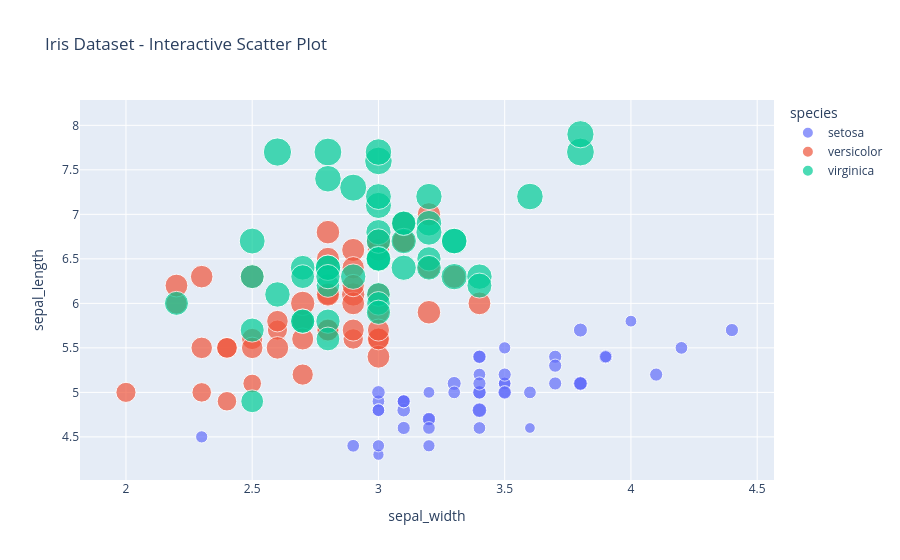
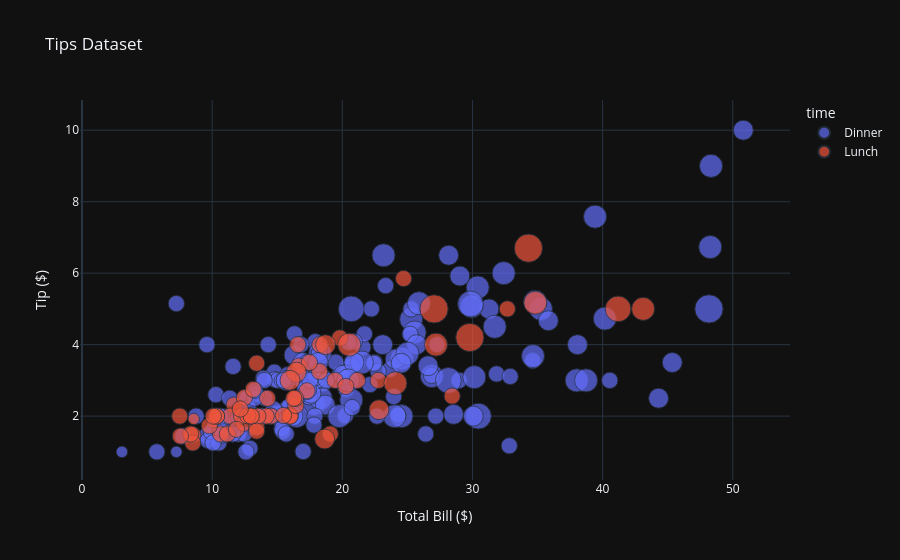

Notebook cell for these charts, in order:
### Markdown cell above
### 3.1 Interactive Scatter Plot

**Syntax:**
- `px.scatter(df, x='col1', y='col2')` - Create interactive scatter plot

**Common Parameters:**
- `color='category'` - Color points by category
- `size='value'` - Size points by value
- `hover_data=['col1', 'col2']` - Show extra info on hover
- `title='Title'` - Set plot title

### Code cell
# Load sample data
iris = px.data.iris()

# Basic Interactive Scatter
fig = px.scatter(iris, x='sepal_width', y='sepal_length', 
                 color='species', 
                 size='petal_length',
                 hover_data=['petal_width'],
                 title='Iris Dataset - Interactive Scatter Plot')
fig.show()

# Scatter with custom styling
tips_df = px.data.tips()
fig = px.scatter(tips_df, x='total_bill', y='tip', 
                 color='time', size='size',
                 title='Tips Dataset',
                 labels={'total_bill': 'Total Bill ($)', 'tip': 'Tip ($)'}, # Replace total_bill and tip with replaced string everywhere in the graph
                 template='plotly_dark')  # Dark theme
fig.show()

### Figure 1 — Plotly figure (JSON) as saved in the notebook; plotly's stock layout.template omitted (floating-point values rounded to 4 significant figures)
{"data": [{"customdata": [[0.2], [0.2], [0.2], [0.2], [0.2], [0.4], [0.3], [0.2], [0.2], [0.1], [0.2], [0.2], [0.1], [0.1], [0.2], [0.4], [0.4], [0.3], [0.3], [0.3], [0.2], [0.4], [0.2], [0.5], [0.2], [0.2], [0.4], [0.2], [0.2], [0.2], [0.2], [0.4], [0.1], [0.2], [0.1], [0.2], [0.2], [0.1], [0.2], [0.2], [0.3], [0.3], [0.2], [0.6], [0.4], [0.3], [0.2], [0.2], [0.2], [0.2]], "hovertemplate": "species=setosa<br>sepal_width=%{x}<br>sepal_length=%{y}<br>petal_length=%{marker.size}<br>petal_width=%{customdata[0]}<extra></extra>", "legendgroup": "setosa", "marker": {"color": "#636efa", "size": [1.4, 1.4, 1.3, 1.5, 1.4, 1.7, 1.4, 1.5, 1.4, 1.5, 1.5, 1.6, 1.4, 1.1, 1.2, 1.5, 1.3, 1.4, 1.7, 1.5, 1.7, 1.5, 1.0, 1.7, 1.9, 1.6, 1.6, 1.5, 1.4, 1.6, 1.6, 1.5, 1.5, 1.4, 1.5, 1.2, 1.3, 1.5, 1.3, 1.5, 1.3, 1.3, 1.3, 1.6, 1.9, 1.4, 1.6, 1.4, 1.5, 1.4], "sizemode": "area", "sizeref": 0.01725, "symbol": "circle"}, "mode": "markers", "name": "setosa", "orientation": "v", "showlegend": true, "type": "scatter", "x": [3.5, 3.0, 3.2, 3.1, 3.6, 3.9, 3.4, 3.4, 2.9, 3.1, 3.7, 3.4, 3.0, 3.0, 4.0, 4.4, 3.9, 3.5, 3.8, 3.8, 3.4, 3.7, 3.6, 3.3, 3.4, 3.0, 3.4, 3.5, 3.4, 3.2, 3.1, 3.4, 4.1, 4.2, 3.1, 3.2, 3.5, 3.1, 3.0, 3.4, 3.5, 2.3, 3.2, 3.5, 3.8, 3.0, 3.8, 3.2, 3.7, 3.3], "xaxis": "x", "y": [5.1, 4.9, 4.7, 4.6, 5.0, 5.4, 4.6, 5.0, 4.4, 4.9, 5.4, 4.8, 4.8, 4.3, 5.8, 5.7, 5.4, 5.1, 5.7, 5.1, 5.4, 5.1, 4.6, 5.1, 4.8, 5.0, 5.0, 5.2, 5.2, 4.7, 4.8, 5.4, 5.2, 5.5, 4.9, 5.0, 5.5, 4.9, 4.4, 5.1, 5.0, 4.5, 4.4, 5.0, 5.1, 4.8, 5.1, 4.6, 5.3, 5.0], "yaxis": "y"}, {"customdata": [[1.4], [1.5], [1.5], [1.3], [1.5], [1.3], [1.6], [1.0], [1.3], [1.4], [1.0], [1.5], [1.0], [1.4], [1.3], [1.4], [1.5], [1.0], [1.5], [1.1], [1.8], [1.3], [1.5], [1.2], [1.3], [1.4], [1.4], [1.7], [1.5], [1.0], [1.1], [1.0], [1.2], [1.6], [1.5], [1.6], [1.5], [1.3], [1.3], [1.3], [1.2], [1.4], [1.2], [1.0], [1.3], [1.2], [1.3], [1.3], [1.1], [1.3]], "hovertemplate": "species=versicolor<br>sepal_width=%{x}<br>sepal_length=%{y}<br>petal_length=%{marker.size}<br>petal_width=%{customdata[0]}<extra></extra>", "legendgroup": "versicolor", "marker": {"color": "#EF553B", "size": [4.7, 4.5, 4.9, 4.0, 4.6, 4.5, 4.7, 3.3, 4.6, 3.9, 3.5, 4.2, 4.0, 4.7, 3.6, 4.4, 4.5, 4.1, 4.5, 3.9, 4.8, 4.0, 4.9, 4.7, 4.3, 4.4, 4.8, 5.0, 4.5, 3.5, 3.8, 3.7, 3.9, 5.1, 4.5, 4.5, 4.7, 4.4, 4.1, 4.0, 4.4, 4.6, 4.0, 3.3, 4.2, 4.2, 4.2, 4.3, 3.0, 4.1], "sizemode": "area", "sizeref": 0.01725, "symbol": "circle"}, "mode": "markers", "name": "versicolor", "orientation": "v", "showlegend": true, "type": "scatter", "x": [3.2, 3.2, 3.1, 2.3, 2.8, 2.8, 3.3, 2.4, 2.9, 2.7, 2.0, 3.0, 2.2, 2.9, 2.9, 3.1, 3.0, 2.7, 2.2, 2.5, 3.2, 2.8, 2.5, 2.8, 2.9, 3.0, 2.8, 3.0, 2.9, 2.6, 2.4, 2.4, 2.7, 2.7, 3.0, 3.4, 3.1, 2.3, 3.0, 2.5, 2.6, 3.0, 2.6, 2.3, 2.7, 3.0, 2.9, 2.9, 2.5, 2.8], "xaxis": "x", "y": [7.0, 6.4, 6.9, 5.5, 6.5, 5.7, 6.3, 4.9, 6.6, 5.2, 5.0, 5.9, 6.0, 6.1, 5.6, 6.7, 5.6, 5.8, 6.2, 5.6, 5.9, 6.1, 6.3, 6.1, 6.4, 6.6, 6.8, 6.7, 6.0, 5.7, 5.5, 5.5, 5.8, 6.0, 5.4, 6.0, 6.7, 6.3, 5.6, 5.5, 5.5, 6.1, 5.8, 5.0, 5.6, 5.7, 5.7, 6.2, 5.1, 5.7], "yaxis": "y"}, {"customdata": [[2.5], [1.9], [2.1], [1.8], [2.2], [2.1], [1.7], [1.8], [1.8], [2.5], [2.0], [1.9], [2.1], [2.0], [2.4], [2.3], [1.8], [2.2], [2.3], [1.5], [2.3], [2.0], [2.0], [1.8], [2.1], [1.8], [1.8], [1.8], [2.1], [1.6], [1.9], [2.0], [2.2], [1.5], [1.4], [2.3], [2.4], [1.8], [1.8], [2.1], [2.4], [2.3], [1.9], [2.3], [2.5], [2.3], [1.9], [2.0], [2.3], [1.8]], "hovertemplate": "species=virginica<br>sepal_width=%{x}<br>sepal_length=%{y}<br>petal_length=%{marker.size}<br>petal_width=%{customdata[0]}<extra></extra>", "legendgroup": "virginica", "marker": {"color": "#00cc96", "size": [6.0, 5.1, 5.9, 5.6, 5.8, 6.6, 4.5, 6.3, 5.8, 6.1, 5.1, 5.3, 5.5, 5.0, 5.1, 5.3, 5.5, 6.7, 6.9, 5.0, 5.7, 4.9, 6.7, 4.9, 5.7, 6.0, 4.8, 4.9, 5.6, 5.8, 6.1, 6.4, 5.6, 5.1, 5.6, 6.1, 5.6, 5.5, 4.8, 5.4, 5.6, 5.1, 5.1, 5.9, 5.7, 5.2, 5.0, 5.2, 5.4, 5.1], "sizemode": "area", "sizeref": 0.01725, "symbol": "circle"}, "mode": "markers", "name": "virginica", "orientation": "v", "showlegend": true, "type": "scatter", "x": [3.3, 2.7, 3.0, 2.9, 3.0, 3.0, 2.5, 2.9, 2.5, 3.6, 3.2, 2.7, 3.0, 2.5, 2.8, 3.2, 3.0, 3.8, 2.6, 2.2, 3.2, 2.8, 2.8, 2.7, 3.3, 3.2, 2.8, 3.0, 2.8, 3.0, 2.8, 3.8, 2.8, 2.8, 2.6, 3.0, 3.4, 3.1, 3.0, 3.1, 3.1, 3.1, 2.7, 3.2, 3.3, 3.0, 2.5, 3.0, 3.4, 3.0], "xaxis": "x", "y": [6.3, 5.8, 7.1, 6.3, 6.5, 7.6, 4.9, 7.3, 6.7, 7.2, 6.5, 6.4, 6.8, 5.7, 5.8, 6.4, 6.5, 7.7, 7.7, 6.0, 6.9, 5.6, 7.7, 6.3, 6.7, 7.2, 6.2, 6.1, 6.4, 7.2, 7.4, 7.9, 6.4, 6.3, 6.1, 7.7, 6.3, 6.4, 6.0, 6.9, 6.7, 6.9, 5.8, 6.8, 6.7, 6.7, 6.3, 6.5, 6.2, 5.9], "yaxis": "y"}], "layout": {"legend": {"itemsizing": "constant", "title": {"text": "species"}, "tracegroupgap": 0}, "title": {"text": "Iris Dataset - Interactive Scatter Plot"}, "xaxis": {"anchor": "y", "domain": [0, 1], "title": {"text": "sepal_width"}}, "yaxis": {"anchor": "x", "domain": [0, 1], "title": {"text": "sepal_length"}}}}

### Figure 2 — Plotly figure (JSON) as saved in the notebook; plotly's stock layout.template omitted (floating-point values rounded to 4 significant figures; data arrays with more than 128 entries replaced by an {"elided": "..."} marker saying what was removed)
{"data": [{"hovertemplate": "time=Dinner<br>Total Bill ($)=%{x}<br>Tip ($)=%{y}<br>size=%{marker.size}<extra></extra>", "legendgroup": "Dinner", "marker": {"color": "#636efa", "size": {"elided": "176 int values"}, "sizemode": "area", "sizeref": 0.015, "symbol": "circle"}, "mode": "markers", "name": "Dinner", "orientation": "v", "showlegend": true, "type": "scatter", "x": {"elided": "176 float values"}, "xaxis": "x", "y": {"elided": "176 float values"}, "yaxis": "y"}, {"hovertemplate": "time=Lunch<br>Total Bill ($)=%{x}<br>Tip ($)=%{y}<br>size=%{marker.size}<extra></extra>", "legendgroup": "Lunch", "marker": {"color": "#EF553B", "size": [4, 2, 2, 2, 2, 1, 2, 2, 4, 2, 2, 2, 2, 2, 2, 4, 2, 2, 2, 2, 2, 6, 2, 2, 2, 3, 2, 2, 2, 2, 2, 2, 2, 2, 2, 2, 2, 6, 5, 6, 2, 2, 3, 2, 2, 2, 2, 2, 2, 2, 2, 2, 4, 2, 2, 3, 2, 2, 2, 4, 3, 2, 2, 1, 3, 2, 2, 2], "sizemode": "area", "sizeref": 0.015, "symbol": "circle"}, "mode": "markers", "name": "Lunch", "orientation": "v", "showlegend": true, "type": "scatter", "x": [27.2, 22.76, 17.29, 19.44, 16.66, 10.07, 32.68, 15.98, 34.83, 13.03, 18.28, 24.71, 21.16, 10.65, 12.43, 24.08, 11.69, 13.42, 14.26, 15.95, 12.48, 29.8, 8.52, 14.52, 11.38, 22.82, 19.08, 20.27, 11.17, 12.26, 18.26, 8.51, 10.33, 14.15, 16.0, 13.16, 17.47, 34.3, 41.19, 27.05, 16.43, 8.35, 18.64, 11.87, 9.78, 7.51, 19.81, 28.44, 15.48, 16.58, 7.56, 10.34, 43.11, 13.0, 13.51, 18.71, 12.74, 13.0, 16.4, 20.53, 16.47, 12.16, 13.42, 8.58, 15.98, 13.42, 16.27, 10.09], "xaxis": "x", "y": [4.0, 3.0, 2.71, 3.0, 3.4, 1.83, 5.0, 2.03, 5.17, 2.0, 4.0, 5.85, 3.0, 1.5, 1.8, 2.92, 2.31, 1.68, 2.5, 2.0, 2.52, 4.2, 1.48, 2.0, 2.0, 2.18, 1.5, 2.83, 1.5, 2.0, 3.25, 1.25, 2.0, 2.0, 2.0, 2.75, 3.5, 6.7, 5.0, 5.0, 2.3, 1.5, 1.36, 1.63, 1.73, 2.0, 4.19, 2.56, 2.02, 4.0, 1.44, 2.0, 5.0, 2.0, 2.0, 4.0, 2.01, 2.0, 2.5, 4.0, 3.23, 2.2, 3.48, 1.92, 3.0, 1.58, 2.5, 2.0], "yaxis": "y"}], "layout": {"legend": {"itemsizing": "constant", "title": {"text": "time"}, "tracegroupgap": 0}, "title": {"text": "Tips Dataset"}, "xaxis": {"anchor": "y", "domain": [0, 1], "title": {"text": "Total Bill ($)"}}, "yaxis": {"anchor": "x", "domain": [0, 1], "title": {"text": "Tip ($)"}}}}
